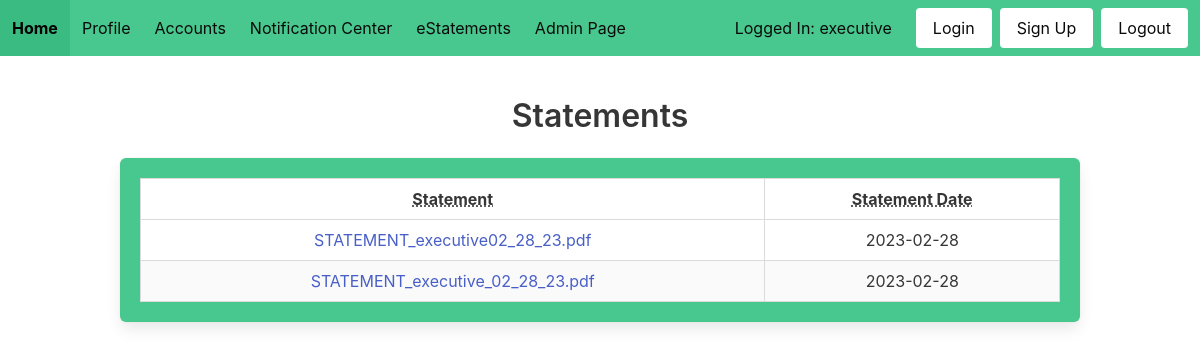
Page /view_eStatements/ (signed in) on the earlier database version.
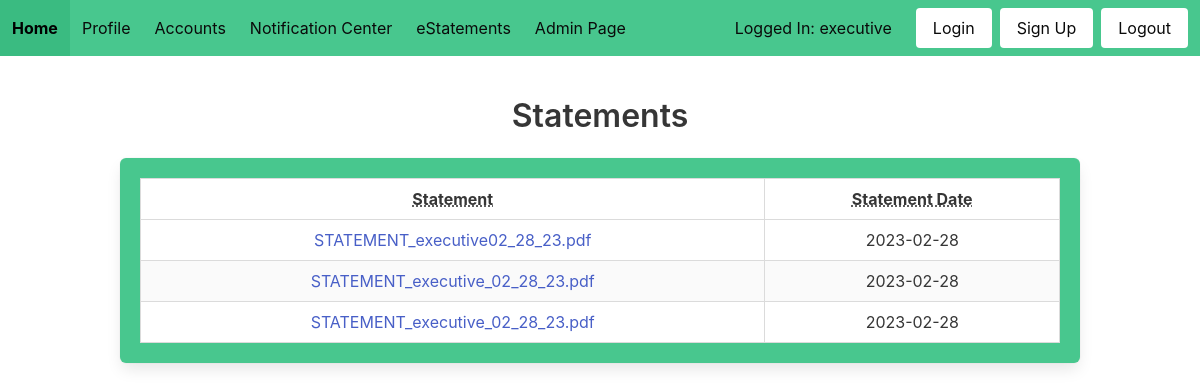
Same page on the later database version.
### models.py (models this page shows)
class User(UserMixin, db.Model):
    id = db.Column(db.Integer, primary_key=True)
    username = db.Column(db.String(100), unique=True)
    password = db.Column(db.String(100))
    name = db.Column(db.String(1000))

class Statements(db.Model):
    id = db.Column(db.Integer, primary_key=True)
    username = db.Column(db.String(100))
    date = db.Column(db.Date)
    name = db.Column(db.String(100))
    path = db.Column(db.String(1000))

### main.py (the view)
@main.route('/view_eStatements/', methods=['GET','POST'])
@login_required
def view_eStatements():
    statements = Statements.query.filter_by(username=current_user.username)
    filenames = {}
    for statement in statements:
        filenames[statement.id] = Path(statement.path).parts[-1]
    return render_template('eStatements.html', statements=statements, filenames=filenames)

### app.py (called while the page is built)
def create_app():
    app = Flask(__name__)
    cf = open('app_config.json', 'r')
    config = json.load(cf)
    cf.close()
    app.config['SECRET_KEY'] = config['SECRET_KEY']
    app.config['SQLALCHEMY_DATABASE_URI'] = config['SQLALCHEMY_DATABASE_URI']
    app.config['PROJECT_ROOT'] = Path(os.path.realpath(os.path.dirname(__file__)))
    db.init_app(app)
    from auth import auth
    app.register_blueprint(auth)
    from main import main
    app.register_blueprint(main)
    from admin import admin
    app.register_blueprint(admin)
    login_manager = LoginManager()
    login_manager.login_view = 'auth.login'
    login_manager.init_app(app)
    from models import User
    @login_manager.user_loader
    def load_user(id):
        return User.query.get(int(id))
    return app

### templates/eStatements.html
{% extends "form_base.html" %}
{% block content %}
<h1 class="title">Statements</h1>
<div class="box has-background-success">
    <table class="table is-fullwidth is-striped is-hoverable is-bordered">
        <thead>
            <tr>
                <th><abbr title="Statement">Statement</abbr></th>
                <th><abbr title="Statement Date">Statement Date</abbr></th>
            </tr>
        </thead>
        <tbody>
            {% for statement in statements %}
                <tr>
                    <td><a href="{{ url_for('main.get_eStatement', id=statement.id) }}">{{ filenames[statement.id] }}</a></td>
                    <td>{{ statement.date }}</td>
                </tr>
            {% endfor %}
        </tbody>
    </table>
</div>
{% endblock %}

### templates/form_base.html (shortened to what this page needs)
<!DOCTYPE html>
<html>
<head>
    <link rel="stylesheet" href="https://cdnjs.cloudflare.com/ajax/libs/bulma/0.7.2/css/bulma.min.css" />
</head>
<body>
    <nav class="navbar is-success is-fixed-top">
        <div class="navbar-brand is-success">
            <a class="navbar-item has-text-black is-success" href="{{ url_for('main.home') }}">
                <strong>Home</strong>
            </a>
        </div>
        <div class="navbar-menu has-background-success" id="nav-links">
            <div class="navbar-start">
                <a href="{{ url_for('main.profile') }}" class="navbar-item has-text-black">Profile</a>
                <div class="navbar-item has-dropdown is-hoverable">
                    <a class="navbar-link has-text-black is-arrowless">Accounts</a>
                </div>
                <a href="{{ url_for('main.alerts') }}" class="navbar-item has-text-black">Notification Center</a>
                <a href="{{ url_for('main.view_eStatements') }}" class="navbar-item has-text-black">eStatements</a>
                {% if current_user.id == 1 %}
                    <a href="{{ url_for('admin.bank_settings') }}" class="navbar-item has-text-black">Admin Page</a>
                {% endif %}
            </div>
            <div class="navbar-end is-success">
                {% if current_user.is_authenticated %}
                    <p class="navbar-item has-text-black">Logged In: {{ current_user.username }}</p>
                {% endif %}
                <div class="navbar-item">
                    <div class="buttons">
                        <a href="{{ url_for('auth.login') }}" class="button is-white">Login</a>
                        <a href="{{ url_for('auth.signup') }}" class="button is-white">Sign Up</a>
                        <a href="{{ url_for('auth.logout') }}" class="button is-white">Logout</a>
                    </div>
                </div>
            </div>
        </div>
    </nav>
    <div class="hero-body">
        <div class="container has-text-centered">
            {% block content %}
            {% endblock %}
        </div>
    </div>
</body>
</html>

Differences in the rows shown:
added Statements: filenames "STATEMENT_executive_02_28_23.pdf", date "2023-02-28"
